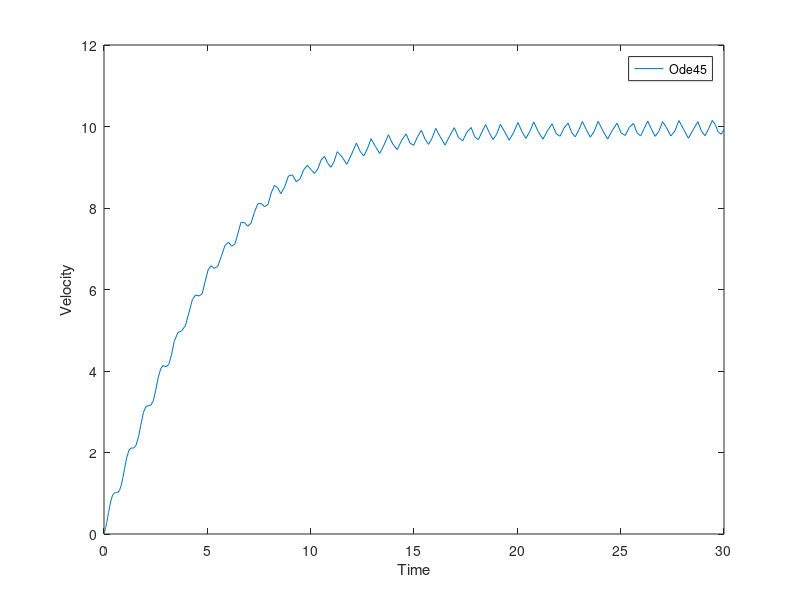

MATLAB code for this plot: (Note: this script raises an error after producing the figure.)
%% Part C Question 1:
ODEFUN=@(t,v) ((100+100*sin(8*t))/70)-((1/70)*v^2); % Creates an anonymous fuction of velocity and time
TSPAN = [0,30]
Y0 = 0
[TOUT,YOUT]=ode45(ODEFUN,TSPAN,Y0); % Using MATLAB's inbuilt function to calculate and graph the ODE
plot(TOUT,YOUT)
legend('Ode45');
xlabel('Time');
ylabel('Velocity');

%% Part C Question 2
ODEFUN=@(t,v) ((100+100*sin(8*t))/70)-((1/70)*v^2); % Creates an anonymous fuction of velocity and time
TSPAN = [0,30]
Y0 = 0
[TOUT,YOUT]=ode45(ODEFUN,TSPAN,Y0);% Using MATLAB's inbuilt function to calculate and graph the ODE
[t,y] = euler(ODEFUN,TSPAN,Y0,2);
plot(TOUT,YOUT,t,y)
legend('Ode45','Euler');
xlabel('Time');
ylabel('Velocity');